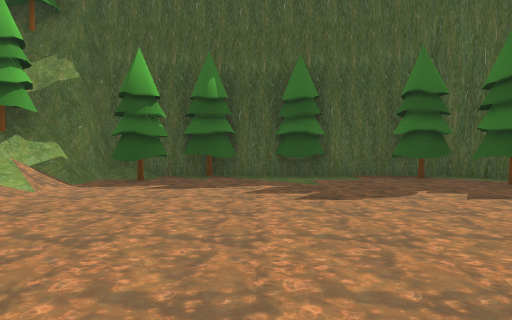
[1] (above)

24 first-person views from a walk through a 3-D level made in the Unity game engine. The camera is 1.2 m above the floor, tilts 2° down and sees 70° across. The floor is counted in squares, 2 m on a side. Each view is taken from the middle of a square. On the plan, view 1 faces up. The plan holds only what a view shows up to about 10 squares ahead; the rest is blank. The place goes on beyond the plan. The player is left out.

[2]
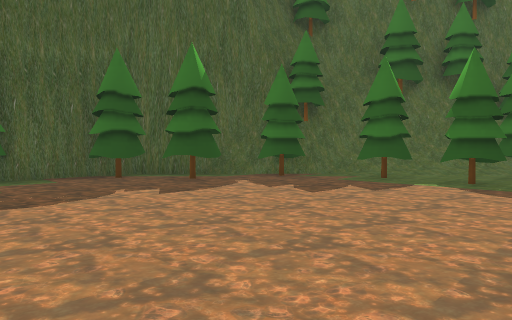

[3]
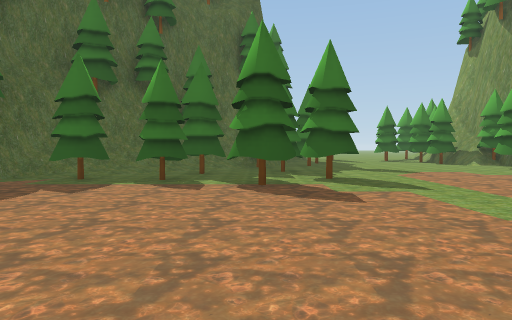

[4]
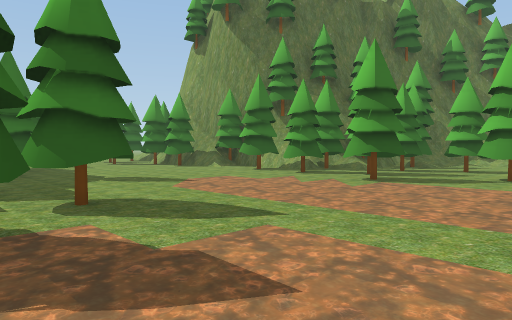

[5]
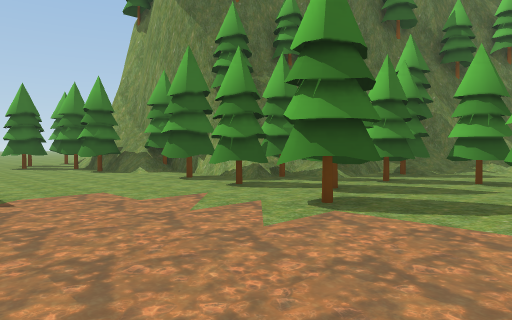

[6]
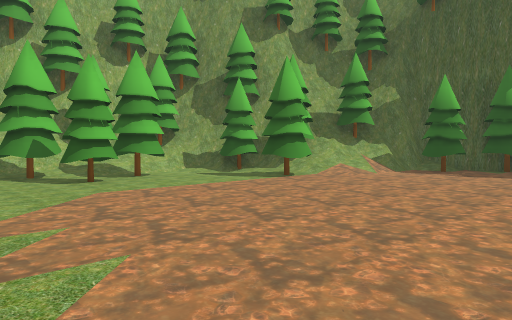

[7]
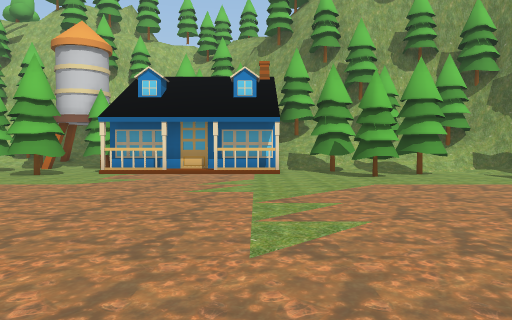

[8]
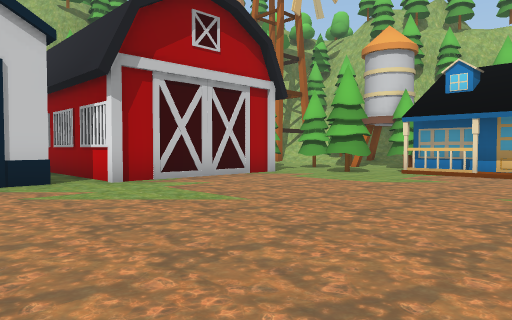

[9]
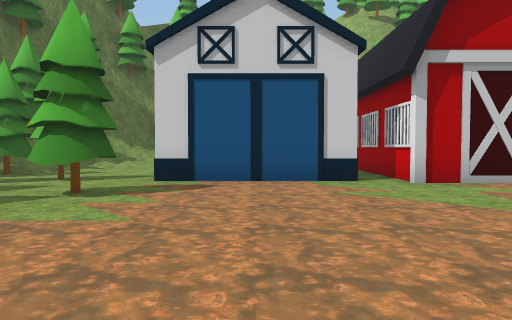

[10]
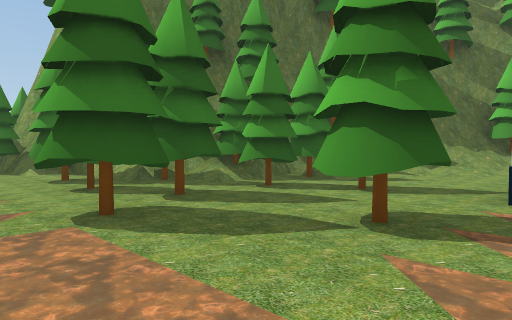

[11]
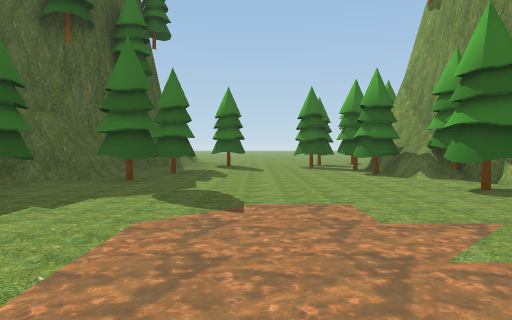

[12]
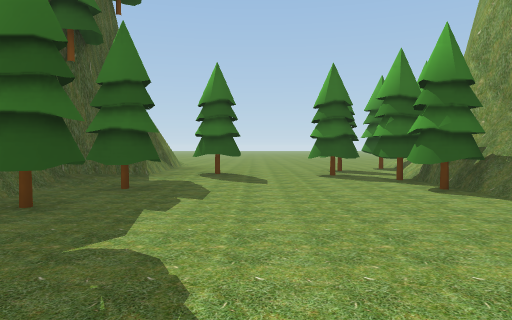

[13]
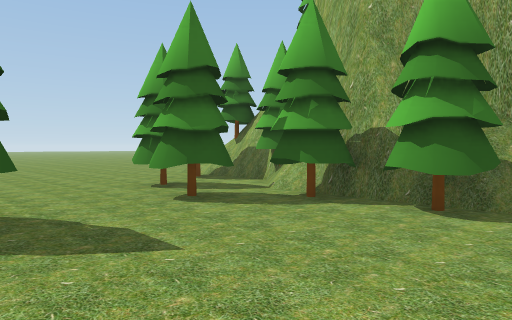

[14]
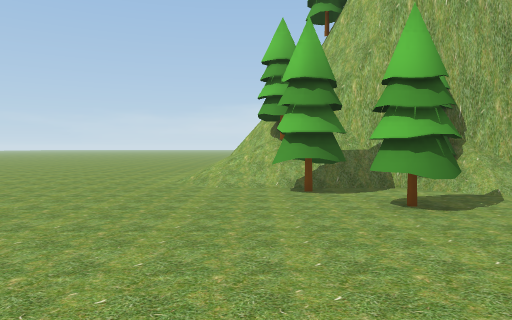

[15]
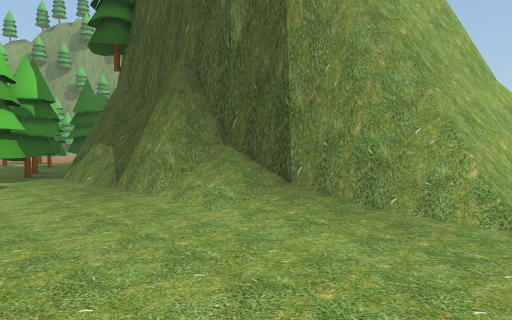

[16]
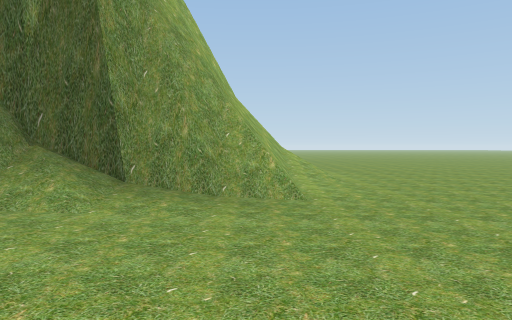

[17]
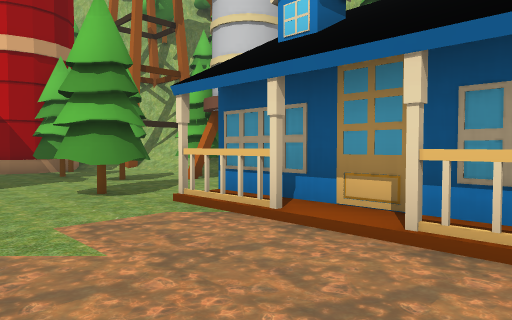

[18]
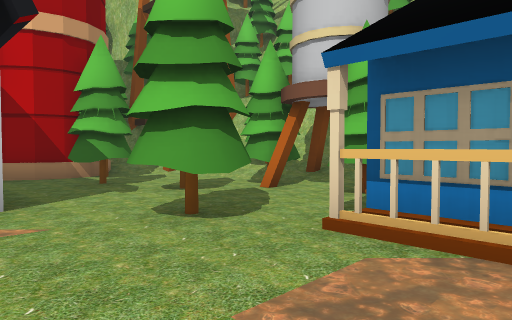

[19]
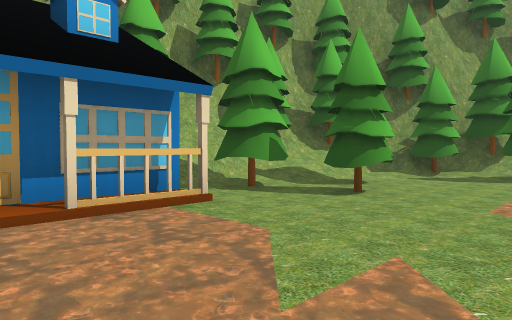

[20]
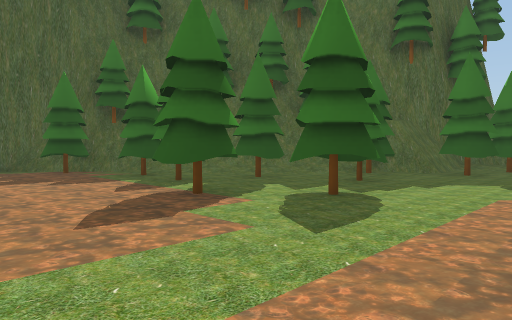

[21]
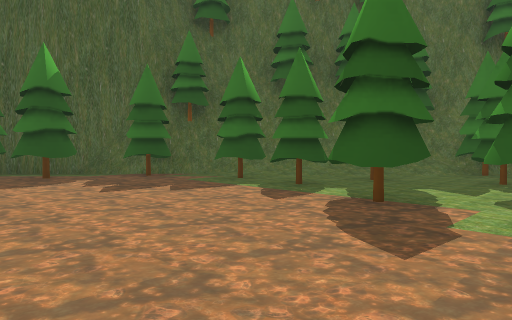

[22]
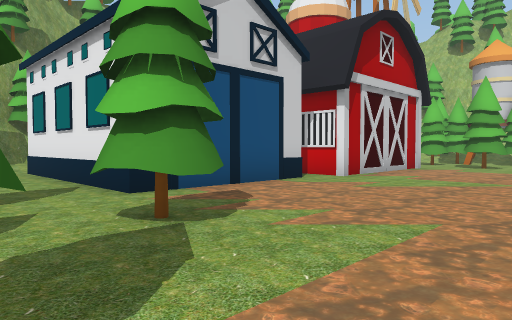

[23]
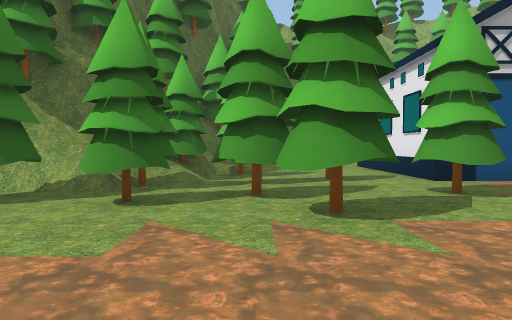

[24]
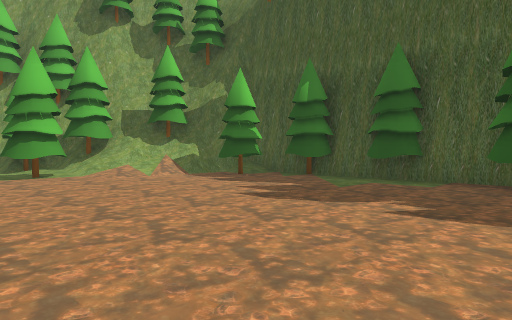

### Floor plan
Key: @ floor where view 1 was taken; # wall or solid block; . main floor; : floor 0.25 m higher than the main floor; / step, stairs or slope; = window, fence, low wall or low ledge; T tree; H house; O other object.
Columns run from 8 left of view 1 to 21 right of it. Each row starts with its distance up from view 1.
  8      ##T#T####
  7     ##TT...TT##
  6   ####T.....T.##
  5   ##//........T###
  4  ##T//.........T ##
  3 ##T.T..........T.=#         #/
  2 TT............TTTT##        #/
  1 TTT............TTT ##       #/
  0 TTT.....@.....T..TT###     ##.
 -1 /TTT...........T.T..#########.
 -2 /..............T...TTT/###//..
 -3  H.....................TT.....
 -4  H............................
 -5  H......................T.....
 -6  HH...........T......T.TTT....
 -7 THT.........T.TTTTT./T#T#TT...
 -8 T#T.........TT.TTT##T#####TT/.
 -9 TT..###O.......TT##      ##T/.
-10 TT..  ######OTTTT#        ##/.
-11  TT.       ##..T##
-12 OO..        #.. #
-13  ##         #.:##
-14             O:##
-15             ###
-16            ####

Positions as (right, up) in squares from view 1, and headings:
1: (0, 0), facing up
2: (0, 0), facing up-right
3: (0, 0), facing right
4: (3, 0), facing down-right
5: (4, -3), facing down-right
6: (1, -3), facing up-left
7: (2, -3), facing left
8: (2, -3), facing down-left
9: (2, -3), facing down
10: (3, -5), facing down-right
11: (5, -4), facing right
12: (8, -4), facing right
13: (12, -3), facing down-right
14: (19, -2), facing down
15: (21, -4), facing up-left
16: (20, -5), facing up
17: (-4, -3), facing down-left
18: (-4, -5), facing down-left
19: (-3, -5), facing up-left
20: (3, -4), facing up-right
21: (2, -2), facing up-right
22: (6, -5), facing down-left
23: (7, -3), facing down
24: (4, 1), facing up-left
